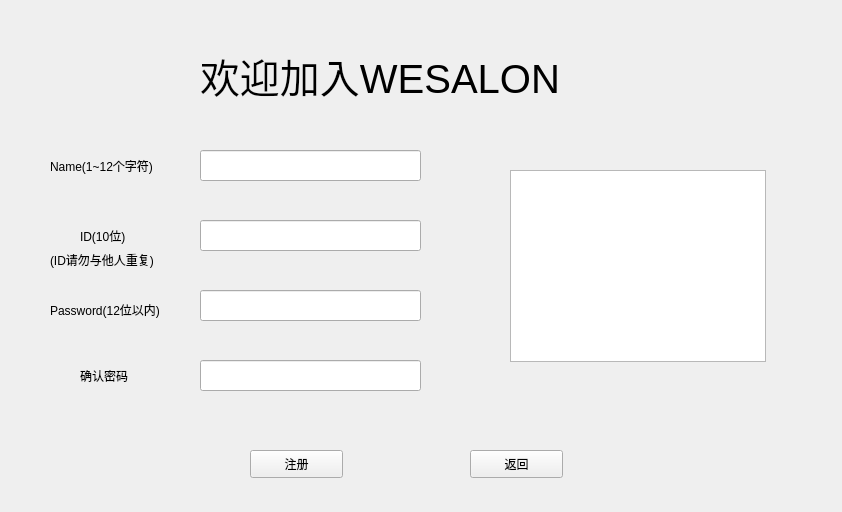
<?xml version="1.0" encoding="UTF-8"?>
<ui version="4.0">
 <class>register_3</class>
 <widget class="QWidget" name="register_3">
  <property name="geometry">
   <rect>
    <x>0</x>
    <y>0</y>
    <width>842</width>
    <height>512</height>
   </rect>
  </property>
  <property name="minimumSize">
   <size>
    <width>842</width>
    <height>512</height>
   </size>
  </property>
  <property name="maximumSize">
   <size>
    <width>842</width>
    <height>512</height>
   </size>
  </property>
  <property name="windowTitle">
   <string>Form</string>
  </property>
  <widget class="QLabel" name="WESALON">
   <property name="geometry">
    <rect>
     <x>200</x>
     <y>30</y>
     <width>411</width>
     <height>91</height>
    </rect>
   </property>
   <property name="font">
    <font>
     <pointsize>30</pointsize>
    </font>
   </property>
   <property name="text">
    <string>欢迎加入WESALON</string>
   </property>
  </widget>
  <widget class="QLabel" name="NameLabel">
   <property name="geometry">
    <rect>
     <x>50</x>
     <y>150</y>
     <width>121</width>
     <height>31</height>
    </rect>
   </property>
   <property name="text">
    <string>Name(1~12个字符)</string>
   </property>
  </widget>
  <widget class="QLabel" name="IDLabel">
   <property name="geometry">
    <rect>
     <x>80</x>
     <y>220</y>
     <width>72</width>
     <height>31</height>
    </rect>
   </property>
   <property name="text">
    <string>ID(10位)</string>
   </property>
  </widget>
  <widget class="QLabel" name="PasswordLabel">
   <property name="geometry">
    <rect>
     <x>50</x>
     <y>300</y>
     <width>151</width>
     <height>20</height>
    </rect>
   </property>
   <property name="text">
    <string>Password(12位以内)</string>
   </property>
  </widget>
  <widget class="QLabel" name="AgainLabel">
   <property name="geometry">
    <rect>
     <x>80</x>
     <y>360</y>
     <width>72</width>
     <height>31</height>
    </rect>
   </property>
   <property name="text">
    <string>确认密码</string>
   </property>
  </widget>
  <widget class="QLineEdit" name="NameEdit">
   <property name="geometry">
    <rect>
     <x>200</x>
     <y>150</y>
     <width>221</width>
     <height>31</height>
    </rect>
   </property>
  </widget>
  <widget class="QLineEdit" name="IDEdit">
   <property name="geometry">
    <rect>
     <x>200</x>
     <y>220</y>
     <width>221</width>
     <height>31</height>
    </rect>
   </property>
  </widget>
  <widget class="QLineEdit" name="PasswordEdit">
   <property name="geometry">
    <rect>
     <x>200</x>
     <y>290</y>
     <width>221</width>
     <height>31</height>
    </rect>
   </property>
  </widget>
  <widget class="QLineEdit" name="AgainEdit">
   <property name="geometry">
    <rect>
     <x>200</x>
     <y>360</y>
     <width>221</width>
     <height>31</height>
    </rect>
   </property>
  </widget>
  <widget class="QPushButton" name="RegisterButton">
   <property name="geometry">
    <rect>
     <x>250</x>
     <y>450</y>
     <width>93</width>
     <height>28</height>
    </rect>
   </property>
   <property name="text">
    <string>注册</string>
   </property>
  </widget>
  <widget class="QTextBrowser" name="RegisterMessage">
   <property name="geometry">
    <rect>
     <x>510</x>
     <y>170</y>
     <width>256</width>
     <height>192</height>
    </rect>
   </property>
  </widget>
  <widget class="QLabel" name="tip">
   <property name="geometry">
    <rect>
     <x>50</x>
     <y>250</y>
     <width>141</width>
     <height>20</height>
    </rect>
   </property>
   <property name="text">
    <string>(ID请勿与他人重复)</string>
   </property>
  </widget>
  <widget class="QPushButton" name="BackToMenu">
   <property name="geometry">
    <rect>
     <x>470</x>
     <y>450</y>
     <width>93</width>
     <height>28</height>
    </rect>
   </property>
   <property name="text">
    <string>返回</string>
   </property>
  </widget>
 </widget>
 <resources/>
 <connections/>
</ui>
